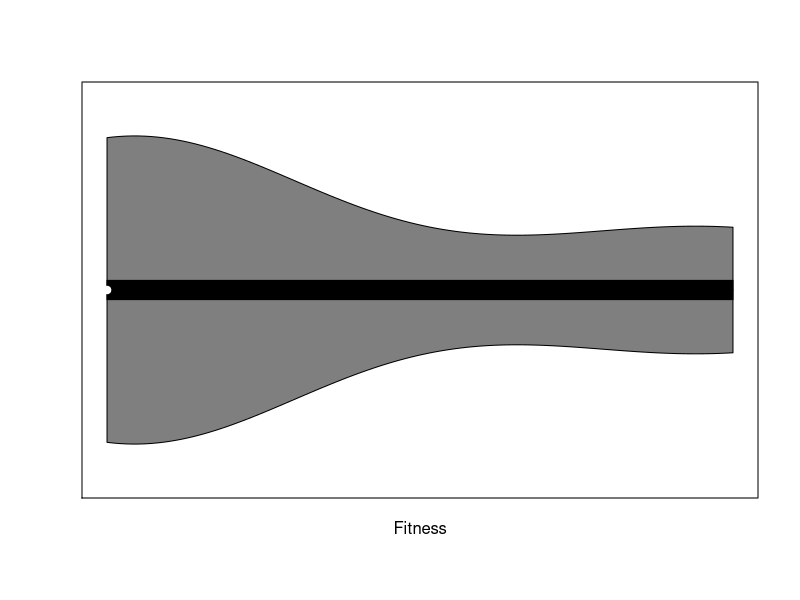
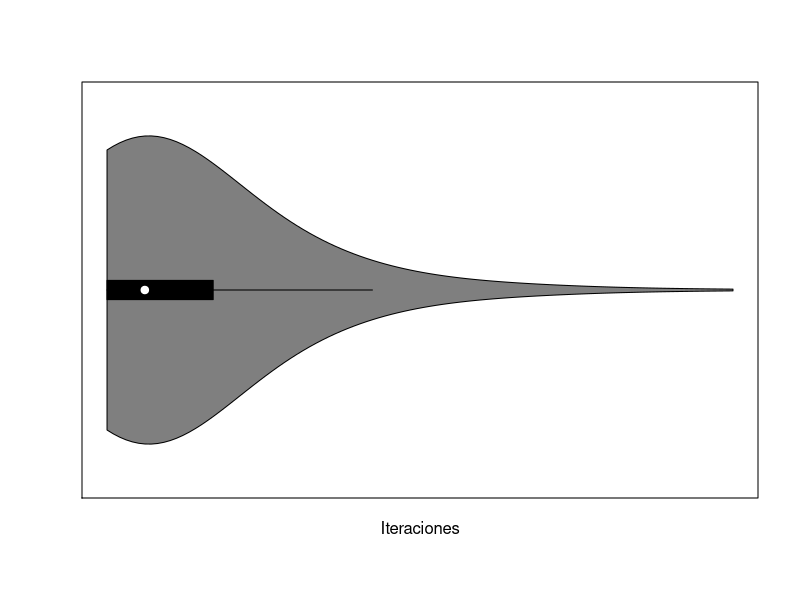

Reproduce these figures in R, in order. (Note: this script raises an error after producing the figures.)
 library(ggplot2)
library(vioplot)
library(corrplot)
data<-read.csv(file = 'valores_verif_RH0750158ParamsR.csv',header = FALSE)

m<-as.numeric(data$V1[1])
pTresh<-as.numeric(data$V2[1])
pr<-as.numeric(data$V3[1])

datos<-as.data.frame(data)
names(datos) = c("m","p_tresh","pr","seed","iteraciones","fitness")
# Graficos Violin Fitness vs Iteraciones
#par(mfrow = c(1, 2))
GrafViolin<-function(val2,title){
  vioplot(datos$fitness~val2,col=2:length(levels(data$m)),xlab=title,ylab="Fitness")
  stripchart(datos$fitness~val2,vertical=TRUE,method="jitter",pch=19,add=TRUE,col=3:8)
  vioplot(datos$iteraciones~val2,col=2:length(levels(data$m)),xlab="M",ylab="Iteraciones")
  stripchart(datos$iteraciones~val2,vertical=TRUE,method="jitter",pch=19,add=TRUE,col=3:8)
}


vioplot(datos$fitness,horizontal=TRUE,xlab="Fitness",ylab="")
vioplot(datos$iteraciones,horizontal=TRUE,xlab="Iteraciones",ylab="")
# Graficos M
#GrafViolin(datos$m,"M")
# Graficos P Tresh
#GrafViolin(datos$p_tresh,"P_Tresh")
# Graficos PR
#GrafViolin(datos$pr,"Pr")

TablaCombFit<-function(mval,ptreshval,prval){
  datostemp<-datos[which(datos$m==mval & datos$p_tresh==ptreshval & datos$pr==prval),]
  combtemp<-table(datostemp$fitness)/1000
  #if(combtemp[1]>0.85){
    print(paste("Combinacion:  m=",as.character(mval),"  pTresh=",as.character(ptreshval)," pr=",as.character(prval)))
    print(combtemp)
    print("")
    #print(datostemp$seed)
  #}
}
PromIter<-function(mval,ptreshval,prval){
  # datostemp<-datos[which(datos$m==mval & datos$p_tresh==ptreshval & datos$pr==prval),]
  iters<-mean(datostemp$iteraciones)
  print(iters)
}
print("Para Fitness")
mV=c(m)
pTreshV=c(pTresh)
prV=c(pr)
for(mValue in mV){
  for(pTreshValue in pTreshV){
    for(prValue in prV){
      TablaCombFit(mValue,pTreshValue,prValue)
    }
  }
}

subdata1<-datos[which(datos$m==m & datos$p_tresh==pTresh & datos$pr==pr),]

print("Calculo Varianza")
print(var(subdata1$fitness))

print("Calculo Desviacion Estandar")
pca<-prcomp(subdata1[6],scale=FALSE)     
print(pca$sdev)
print("")


print("Para Iter")
mV=c(m)
pTreshV=c(pTresh)
prV=c(pr)
for(mValue in mV){
  for(pTreshValue in pTreshV){
    for(prValue in prV){
      PromIter(mValue,pTreshValue,prValue)
    }
  }
}
print("Calculo Varianza")
print(var(subdata1$iteraciones))

print("Calculo Desviacion Estandar")
pca<-prcomp(subdata1[5],scale=FALSE)     
print(pca$sdev)
print("")
